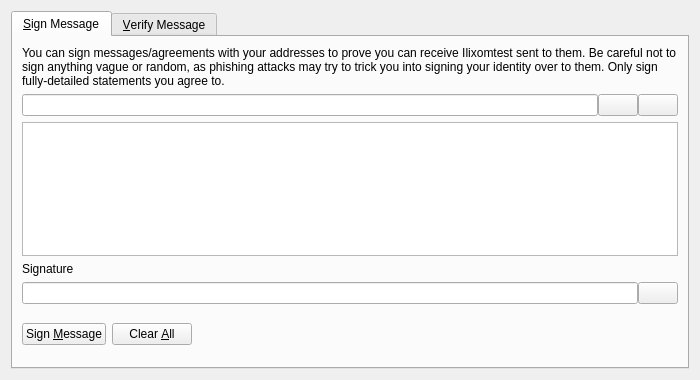
<?xml version="1.0" encoding="UTF-8"?>
<ui version="4.0">
 <class>SignVerifyMessageDialog</class>
 <widget class="QDialog" name="SignVerifyMessageDialog">
  <property name="geometry">
   <rect>
    <x>0</x>
    <y>0</y>
    <width>700</width>
    <height>380</height>
   </rect>
  </property>
  <property name="windowTitle">
   <string>Signatures - Sign / Verify a Message</string>
  </property>
  <property name="modal">
   <bool>true</bool>
  </property>
  <layout class="QVBoxLayout" name="verticalLayout">
   <item>
    <widget class="QTabWidget" name="tabWidget">
     <property name="currentIndex">
      <number>0</number>
     </property>
     <widget class="QWidget" name="tabSignMessage">
      <attribute name="title">
       <string>&amp;Sign Message</string>
      </attribute>
      <layout class="QVBoxLayout" name="verticalLayout_SM">
       <item>
        <widget class="QLabel" name="infoLabel_SM">
         <property name="text">
          <string>You can sign messages/agreements with your addresses to prove you can receive Ilixomtest sent to them. Be careful not to sign anything vague or random, as phishing attacks may try to trick you into signing your identity over to them. Only sign fully-detailed statements you agree to.</string>
         </property>
         <property name="textFormat">
          <enum>Qt::PlainText</enum>
         </property>
         <property name="wordWrap">
          <bool>true</bool>
         </property>
        </widget>
       </item>
       <item>
        <layout class="QHBoxLayout" name="horizontalLayout_1_SM">
         <property name="spacing">
          <number>0</number>
         </property>
         <item>
          <widget class="QValidatedLineEdit" name="addressIn_SM">
           <property name="toolTip">
            <string>The address to sign the message with (e.g. SwnLY9Tf7Zsef8gMGL2fhWA9ZmMjt4KPwg)</string>
           </property>
          </widget>
         </item>
         <item>
          <widget class="QPushButton" name="addressBookButton_SM">
           <property name="toolTip">
            <string>Choose previously used address</string>
           </property>
           <property name="text">
            <string/>
           </property>
           <property name="icon">
            <iconset resource="../ilixomtest.qrc">
             <normaloff>:/icons/address-book</normaloff>:/icons/address-book</iconset>
           </property>
           <property name="shortcut">
            <string>Alt+A</string>
           </property>
           <property name="autoDefault">
            <bool>false</bool>
           </property>
          </widget>
         </item>
         <item>
          <widget class="QPushButton" name="pasteButton_SM">
           <property name="toolTip">
            <string>Paste address from clipboard</string>
           </property>
           <property name="text">
            <string/>
           </property>
           <property name="icon">
            <iconset resource="../ilixomtest.qrc">
             <normaloff>:/icons/editpaste</normaloff>:/icons/editpaste</iconset>
           </property>
           <property name="shortcut">
            <string>Alt+P</string>
           </property>
           <property name="autoDefault">
            <bool>false</bool>
           </property>
          </widget>
         </item>
        </layout>
       </item>
       <item>
        <widget class="QPlainTextEdit" name="messageIn_SM">
         <property name="toolTip">
          <string>Enter the message you want to sign here</string>
         </property>
        </widget>
       </item>
       <item>
        <widget class="QLabel" name="signatureLabel_SM">
         <property name="text">
          <string>Signature</string>
         </property>
         <property name="textFormat">
          <enum>Qt::PlainText</enum>
         </property>
        </widget>
       </item>
       <item>
        <layout class="QHBoxLayout" name="horizontalLayout_2_SM">
         <property name="spacing">
          <number>0</number>
         </property>
         <item>
          <widget class="QLineEdit" name="signatureOut_SM">
           <property name="font">
            <font>
             <italic>true</italic>
            </font>
           </property>
           <property name="readOnly">
            <bool>true</bool>
           </property>
          </widget>
         </item>
         <item>
          <widget class="QPushButton" name="copySignatureButton_SM">
           <property name="toolTip">
            <string>Copy the current signature to the system clipboard</string>
           </property>
           <property name="text">
            <string/>
           </property>
           <property name="icon">
            <iconset resource="../ilixomtest.qrc">
             <normaloff>:/icons/editcopy</normaloff>:/icons/editcopy</iconset>
           </property>
           <property name="autoDefault">
            <bool>false</bool>
           </property>
          </widget>
         </item>
        </layout>
       </item>
       <item>
        <layout class="QHBoxLayout" name="horizontalLayout_3_SM">
         <item>
          <widget class="QPushButton" name="signMessageButton_SM">
           <property name="toolTip">
            <string>Sign the message to prove you own this Ilixomtest address</string>
           </property>
           <property name="text">
            <string>Sign &amp;Message</string>
           </property>
           <property name="icon">
            <iconset resource="../ilixomtest.qrc">
             <normaloff>:/icons/edit</normaloff>:/icons/edit</iconset>
           </property>
           <property name="autoDefault">
            <bool>false</bool>
           </property>
          </widget>
         </item>
         <item>
          <widget class="QPushButton" name="clearButton_SM">
           <property name="toolTip">
            <string>Reset all sign message fields</string>
           </property>
           <property name="text">
            <string>Clear &amp;All</string>
           </property>
           <property name="icon">
            <iconset resource="../ilixomtest.qrc">
             <normaloff>:/icons/remove</normaloff>:/icons/remove</iconset>
           </property>
           <property name="autoDefault">
            <bool>false</bool>
           </property>
          </widget>
         </item>
         <item>
          <spacer name="horizontalSpacer_1_SM">
           <property name="orientation">
            <enum>Qt::Horizontal</enum>
           </property>
           <property name="sizeHint" stdset="0">
            <size>
             <width>40</width>
             <height>48</height>
            </size>
           </property>
          </spacer>
         </item>
         <item>
          <widget class="QLabel" name="statusLabel_SM">
           <property name="font">
            <font>
             <weight>75</weight>
             <bold>true</bold>
            </font>
           </property>
           <property name="text">
            <string/>
           </property>
           <property name="wordWrap">
            <bool>true</bool>
           </property>
          </widget>
         </item>
         <item>
          <spacer name="horizontalSpacer_2_SM">
           <property name="orientation">
            <enum>Qt::Horizontal</enum>
           </property>
           <property name="sizeHint" stdset="0">
            <size>
             <width>40</width>
             <height>48</height>
            </size>
           </property>
          </spacer>
         </item>
        </layout>
       </item>
      </layout>
     </widget>
     <widget class="QWidget" name="tabVerifyMessage">
      <attribute name="title">
       <string>&amp;Verify Message</string>
      </attribute>
      <layout class="QVBoxLayout" name="verticalLayout_VM">
       <item>
        <widget class="QLabel" name="infoLabel_VM">
         <property name="text">
          <string>Enter the receiver's address, message (ensure you copy line breaks, spaces, tabs, etc. exactly) and signature below to verify the message. Be careful not to read more into the signature than what is in the signed message itself, to avoid being tricked by a man-in-the-middle attack. Note that this only proves the signing party receives with the address, it cannot prove sendership of any transaction!</string>
         </property>
         <property name="textFormat">
          <enum>Qt::PlainText</enum>
         </property>
         <property name="alignment">
          <set>Qt::AlignLeading|Qt::AlignLeft|Qt::AlignTop</set>
         </property>
         <property name="wordWrap">
          <bool>true</bool>
         </property>
        </widget>
       </item>
       <item>
        <layout class="QHBoxLayout" name="horizontalLayout_1_VM">
         <property name="spacing">
          <number>0</number>
         </property>
         <item>
          <widget class="QValidatedLineEdit" name="addressIn_VM">
           <property name="toolTip">
            <string>The Ilixomtest address the message was signed with (e.g. SwnLY9Tf7Zsef8gMGL2fhWA9ZmMjt4KPwg)</string>
           </property>
          </widget>
         </item>
         <item>
          <widget class="QPushButton" name="addressBookButton_VM">
           <property name="toolTip">
            <string>Choose previously used address</string>
           </property>
           <property name="text">
            <string/>
           </property>
           <property name="icon">
            <iconset resource="../ilixomtest.qrc">
             <normaloff>:/icons/address-book</normaloff>:/icons/address-book</iconset>
           </property>
           <property name="shortcut">
            <string>Alt+A</string>
           </property>
           <property name="autoDefault">
            <bool>false</bool>
           </property>
          </widget>
         </item>
        </layout>
       </item>
       <item>
        <widget class="QPlainTextEdit" name="messageIn_VM"/>
       </item>
       <item>
        <widget class="QValidatedLineEdit" name="signatureIn_VM"/>
       </item>
       <item>
        <layout class="QHBoxLayout" name="horizontalLayout_2_VM">
         <item>
          <widget class="QPushButton" name="verifyMessageButton_VM">
           <property name="toolTip">
            <string>Verify the message to ensure it was signed with the specified Ilixomtest address</string>
           </property>
           <property name="text">
            <string>Verify &amp;Message</string>
           </property>
           <property name="icon">
            <iconset resource="../ilixomtest.qrc">
             <normaloff>:/icons/transaction_0</normaloff>:/icons/transaction_0</iconset>
           </property>
           <property name="autoDefault">
            <bool>false</bool>
           </property>
          </widget>
         </item>
         <item>
          <widget class="QPushButton" name="clearButton_VM">
           <property name="toolTip">
            <string>Reset all verify message fields</string>
           </property>
           <property name="text">
            <string>Clear &amp;All</string>
           </property>
           <property name="icon">
            <iconset resource="../ilixomtest.qrc">
             <normaloff>:/icons/remove</normaloff>:/icons/remove</iconset>
           </property>
           <property name="autoDefault">
            <bool>false</bool>
           </property>
          </widget>
         </item>
         <item>
          <spacer name="horizontalSpacer_1_VM">
           <property name="orientation">
            <enum>Qt::Horizontal</enum>
           </property>
           <property name="sizeHint" stdset="0">
            <size>
             <width>40</width>
             <height>48</height>
            </size>
           </property>
          </spacer>
         </item>
         <item>
          <widget class="QLabel" name="statusLabel_VM">
           <property name="font">
            <font>
             <weight>75</weight>
             <bold>true</bold>
            </font>
           </property>
           <property name="text">
            <string/>
           </property>
           <property name="wordWrap">
            <bool>true</bool>
           </property>
          </widget>
         </item>
         <item>
          <spacer name="horizontalSpacer_2_VM">
           <property name="orientation">
            <enum>Qt::Horizontal</enum>
           </property>
           <property name="sizeHint" stdset="0">
            <size>
             <width>40</width>
             <height>48</height>
            </size>
           </property>
          </spacer>
         </item>
        </layout>
       </item>
      </layout>
     </widget>
    </widget>
   </item>
  </layout>
 </widget>
 <customwidgets>
  <customwidget>
   <class>QValidatedLineEdit</class>
   <extends>QLineEdit</extends>
   <header>qvalidatedlineedit.h</header>
  </customwidget>
 </customwidgets>
 <resources>
  <include location="../ilixomtest.qrc"/>
 </resources>
 <connections/>
</ui>
